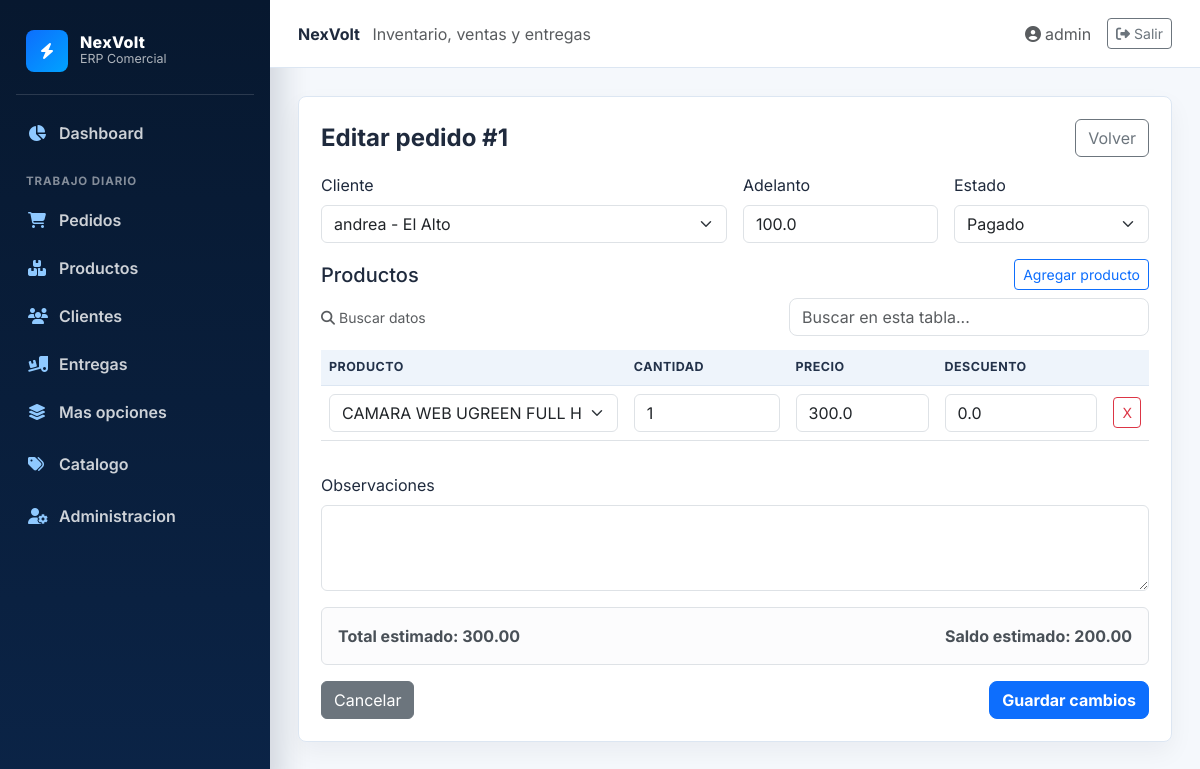
The page /pedidos/edit/1 (signed in) on the database its author committed.
### blueprintapp/usuarios/models.py (models this page shows, shortened)
class User(db.Model, UserMixin):
    __tablename__ = "usuarios"
    id = db.Column(db.Integer, primary_key=True)
    username = db.Column(db.String(80), unique=True, nullable=False)
    password_hash = db.Column(db.String(128), nullable=False)
    rol_id = db.Column(db.Integer, db.ForeignKey("roles.id"))
    rol = db.relationship("Role", backref="usuarios")

### blueprintapp/pedidos/models.py (models this page shows, shortened)
class Pedido(db.Model):
    __tablename__ = "pedidos"
    id = db.Column(db.Integer, primary_key=True)
    fecha = db.Column(db.DateTime, default=lambda: datetime.now(timezone.utc), nullable=False)
    cliente_id = db.Column(db.Integer, db.ForeignKey("clientes.id"), nullable=False)
    usuario_id = db.Column(db.Integer, db.ForeignKey("usuarios.id"), nullable=False)
    estado = db.Column(db.String(30), nullable=False, default="Reservado")
    descuento = db.Column(db.Float, default=0.0)
    adelanto = db.Column(db.Float, default=0.0)
    saldo_pendiente = db.Column(db.Float, default=0.0)
    total = db.Column(db.Float, nullable=False, default=0.0)
    observaciones = db.Column(db.Text)
    detalles = db.relationship(
        "DetallePedido", backref="pedido", lazy=True, cascade="all, delete-orphan"
    )
    pagos = db.relationship("Pago", backref="pedido", lazy=True, cascade="all, delete-orphan")
    entregas = db.relationship("Entrega", backref="pedido", lazy=True, cascade="all, delete-orphan")
    envios = db.relationship("Envio", backref="pedido", lazy=True, cascade="all, delete-orphan")

class DetallePedido(db.Model):
    __tablename__ = "detalle_pedidos"
    id = db.Column(db.Integer, primary_key=True)
    pedido_id = db.Column(db.Integer, db.ForeignKey("pedidos.id"), nullable=False)
    producto_id = db.Column(db.Integer, db.ForeignKey("productos.id"), nullable=False)
    cantidad = db.Column(db.Integer, nullable=False)
    precio_unitario = db.Column(db.Float, nullable=False)
    descuento_item = db.Column(db.Float, default=0.0)
    subtotal = db.Column(db.Float, nullable=False)
    producto = db.relationship("Producto", back_populates="detalles")

### blueprintapp/clientes/models.py (models this page shows, shortened)
class Cliente(db.Model):
    __tablename__ = "clientes"
    id = db.Column(db.Integer, primary_key=True)
    nombre_completo = db.Column(db.String(120))
    telefono = db.Column(db.String(30), nullable=False)
    ciudad = db.Column(db.String(80))
    direccion = db.Column(db.String(200))
    referencia = db.Column(db.String(200))
    tipo_cliente = db.Column(db.String(50))
    fecha_registro = db.Column(db.DateTime, default=datetime.utcnow, nullable=False)
    observaciones = db.Column(db.Text)
    email = db.Column(db.String(100))
    pedidos = db.relationship("Pedido", backref="cliente", lazy=True)

### blueprintapp/productos/models.py (models this page shows, shortened)
class Producto(db.Model):
    __tablename__ = "productos"
    id = db.Column(db.Integer, primary_key=True)
    codigo_interno = db.Column(db.String(50), unique=True, nullable=False)
    nombre = db.Column(db.String(120), nullable=False)
    marca = db.Column(db.String(80))
    descripcion = db.Column(db.Text)
    categoria_id = db.Column(db.Integer, db.ForeignKey("categorias.id"), nullable=False)
    proveedor_id = db.Column(db.Integer, db.ForeignKey("proveedores.id"), nullable=False)
    precio = db.Column(db.Float, nullable=False, default=0.0)
    precio_compra = db.Column(db.Float, nullable=False, default=0.0)
    precio_normal = db.Column(db.Float, nullable=False, default=0.0)
    precio_live = db.Column(db.Float, nullable=False, default=0.0)
    stock_actual = db.Column(db.Integer, default=0, nullable=False)
    stock_minimo = db.Column(db.Integer, default=0, nullable=False)
    imagen = db.Column(db.String(200))
    estado = db.Column(db.String(30), nullable=False, default="Activo")
    detalles = db.relationship("DetallePedido", back_populates="producto")
    compras = db.relationship("CompraStock", back_populates="producto", lazy=True)

### blueprintapp/pedidos/routes.py (the view, shortened to what this page needs)
@bp_pedido.route("/edit/<int:id>", methods=["GET", "POST"])
@login_required
def edit(id):
    pedido = Pedido.query.get_or_404(id)
    if request.method == "GET":
        return render_template(
            "pedido/edit.html",
            pedido=pedido,
            estados=ESTADOS_PEDIDO,
            clientes=Cliente.query.order_by(Cliente.nombre_completo).all(),
            productos=Producto.query.order_by(Producto.nombre).all(),
        )

### blueprintapp/pedidos/templates/pedido/edit.html (shortened to what this page needs)
{% extends 'base.html' %}
{% block content %}
<div class="page-card">
    <div class="d-flex justify-content-between align-items-center mb-3">
        <h1 class="h4 fw-bold mb-0">Editar pedido #{{ pedido.id }}</h1>
        <a href="{{ url_for('bp_pedido.view', id=pedido.id) }}" class="btn btn-outline-secondary">Volver</a>
    </div>
    <form method="POST" action="{{ url_for('bp_pedido.edit', id=pedido.id) }}">
        <div class="row g-3 mb-3">
            <div class="col-md-6">
                <label class="form-label">Cliente</label>
                <select name="cliente_id" class="form-select" required>
                    {% for cliente in clientes %}
                    <option value="{{ cliente.id }}" {% if pedido.cliente_id == cliente.id %}selected{% endif %}>{{ cliente.nombre_completo or cliente.telefono }} - {{ cliente.ciudad or 'Sin ciudad' }}</option>
                    {% endfor %}
                </select>
            </div>
            <div class="col-md-3">
                <label class="form-label">Adelanto</label>
                <input type="number" step="0.01" name="adelanto" value="{{ pedido.adelanto }}" class="form-control">
            </div>
            <div class="col-md-3">
                <label class="form-label">Estado</label>
                <select name="estado" class="form-select">
                    {% for estado in estados %}
                    <option value="{{ estado }}" {% if pedido.estado == estado %}selected{% endif %}>{{ estado }}</option>
                    {% endfor %}
                </select>
            </div>
        </div>
        <div class="d-flex justify-content-between align-items-center mb-2">
            <h2 class="h5 mb-0">Productos</h2>
            <button type="button" class="btn btn-sm btn-outline-primary" id="add-item">Agregar producto</button>
        </div>
        <div class="table-responsive mb-3">
            <table class="table align-middle" id="pedido-items-table">
                <thead><tr><th>Producto</th><th>Cantidad</th><th>Precio</th><th>Descuento</th><th></th></tr></thead>
                <tbody>
                    {% for detalle in pedido.detalles %}
                    <tr>
                        <td>
                            <select name="producto_id" class="form-select" required>
                                {% for prod in productos %}
                                <option value="{{ prod.id }}" data-precio="{{ prod.precio_live or prod.precio_normal }}" {% if detalle.producto_id == prod.id %}selected{% endif %}>{{ prod.nombre }} (Stock: </option>
                                {% endfor %}
                            </select>
                        </td>
                        <td><input type="number" name="cantidad" class="form-control" min="1" value="{{ detalle.cantidad }}" required></td>
                        <td><input type="number" step="0.01" name="precio_venta" class="form-control" value="{{ detalle.precio_unitario }}" required></td>
                        <td><input type="number" step="0.01" name="descuento_item" class="form-control" value="{{ detalle.descuento_item }}"></td>
                        <td><button type="button" class="btn btn-sm btn-outline-danger remove-item">X</button></td>
                    </tr>
                    {% endfor %}
                </tbody>
            </table>
        </div>
        <div class="mb-3">
            <label class="form-label">Observaciones</label>
            <textarea name="observaciones" class="form-control" rows="3">{{ pedido.observaciones or '' }}</textarea>
        </div>
        <div class="alert alert-light border d-flex justify-content-between">
            <strong>Total estimado: <span id="total-estimado">0.00</span></strong>
            <strong>Saldo estimado: <span id="saldo-estimado">0.00</span></strong>
        </div>
        <div class="d-flex justify-content-between">
            <a href="{{ url_for('bp_pedido.view', id=pedido.id) }}" class="btn btn-secondary">Cancelar</a>
            <button type="submit" class="btn btn-primary">Guardar cambios</button>
        </div>
    </form>
</div>
{% endblock %}

### blueprintapp/templates/base.html (shortened to what this page needs)
<!DOCTYPE html>
<html lang="es">
<head>
    <link href="https://cdn.jsdelivr.net/npm/bootstrap@5.3.0/dist/css/bootstrap.min.css" rel="stylesheet">
    <link href="https://cdnjs.cloudflare.com/ajax/libs/font-awesome/6.4.0/css/all.min.css" rel="stylesheet">
</head>
<body>
    {% if current_user.is_authenticated %}
    <div class="erp-shell">
        {% include "components/navbar.html" %}
        <section class="erp-main">
            <header class="topbar">
                <div>
                    <strong>NexVolt</strong>
                    <span class="text-muted ms-2">Inventario, ventas y entregas</span>
                </div>
                <div class="d-flex align-items-center gap-3">
                    <a class="text-decoration-none text-muted" href="{{ url_for('bp_perfil.ver_perfil') }}">
                        <i class="fas fa-user-circle me-1"></i>{{ current_user.username }}
                    </a>
                    <a class="btn btn-sm btn-outline-secondary" href="{{ url_for('auth.logout') }}">
                        <i class="fas fa-right-from-bracket me-1"></i>Salir
                    </a>
                </div>
            </header>
            <main class="content-wrap">
    {% else %}
    {% include "components/messages.html" %}
    <main class="container py-5">
    {% endif %}
        {% block content %}{% endblock %}
    </main>
    {% if current_user.is_authenticated %}
        </section>
    </div>
    {% endif %}
</body>
</html>

### blueprintapp/templates/base.html (style rules this page uses)
:root { --navy: #07182f; --navy-2: #0b2447; --electric: #0d6efd; --electric-2: #00a3ff; --page: #f5f8fc; --line: #dce6f2; --text: #1f2a3d; }
body { min-height: 100vh; margin: 0; background: var(--page); color: var(--text); font-family: "Inter", sans-serif; }
.erp-shell { min-height: 100vh; display: flex; }
.erp-main { flex: 1; min-width: 0; display: flex; flex-direction: column; }
.topbar { height: 68px; background: #fff; border-bottom: 1px solid var(--line); display: flex; align-items: center; justify-content: space-between; padding: 0 28px; position: sticky; top: 0; z-index: 10; }
.content-wrap { padding: 28px; }
.page-card { background: #fff; border: 1px solid var(--line); border-radius: 8px; box-shadow: 0 10px 25px rgba(7, 24, 47, .05); padding: 22px; animation: riseIn .22s ease both; }
.btn-primary { background: var(--electric); border-color: var(--electric); border-radius: 8px; font-weight: 700; }
.table { vertical-align: middle; }
.table tbody tr { transition: background .12s ease; }
.table thead th { background: #eef4fb; color: #23324a; font-size: .78rem; text-transform: uppercase; letter-spacing: .04em; border-bottom: 1px solid var(--line); }

### rows shown on the page
User: username "admin"
Pedido: id "1", cliente_id "andrea - El Alto", adelanto "100.0", estado "Pagado"
DetallePedido: producto_id "CAMARA WEB UGREEN FULL HD 1080P 30FPS (Stock: 2 | Live: 300.00)", cantidad "1", precio_venta "300.0", descuento_item "0.0"
